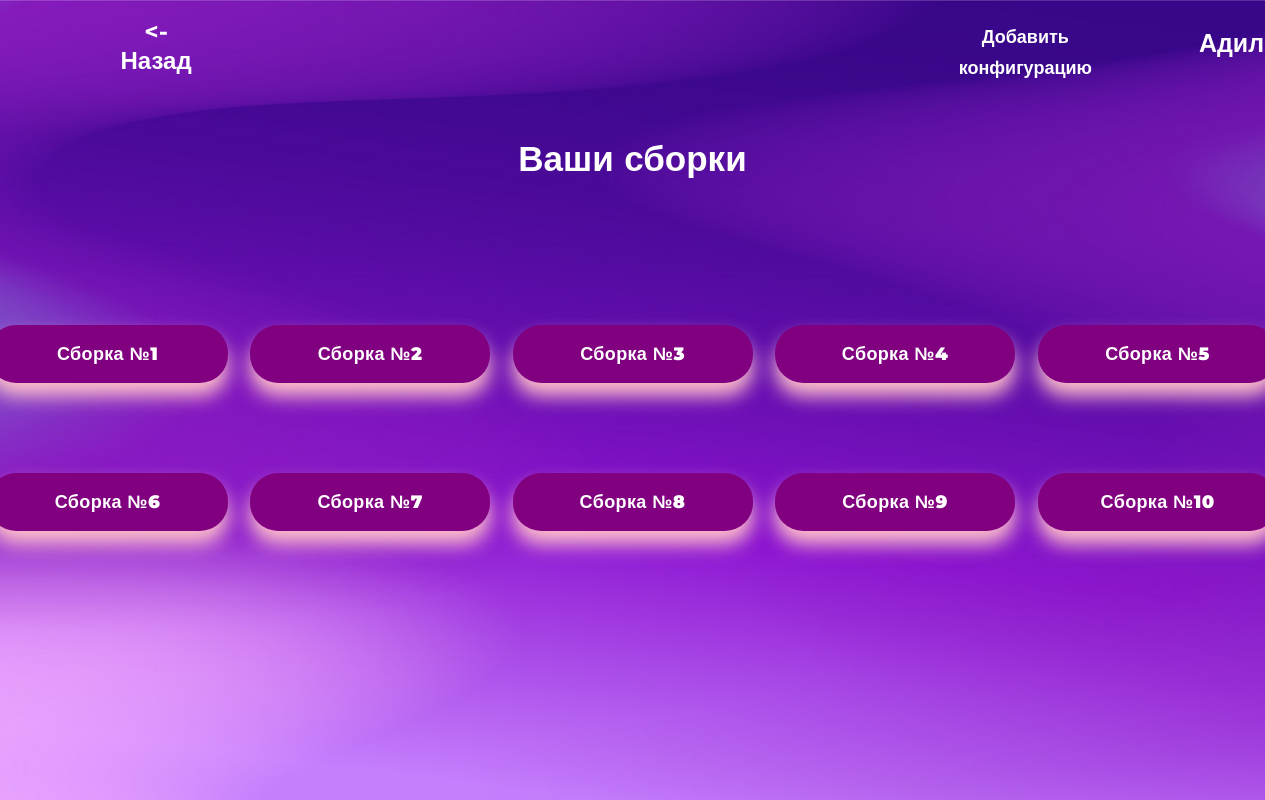
The page /profile (signed in) on the database as committed earlier.
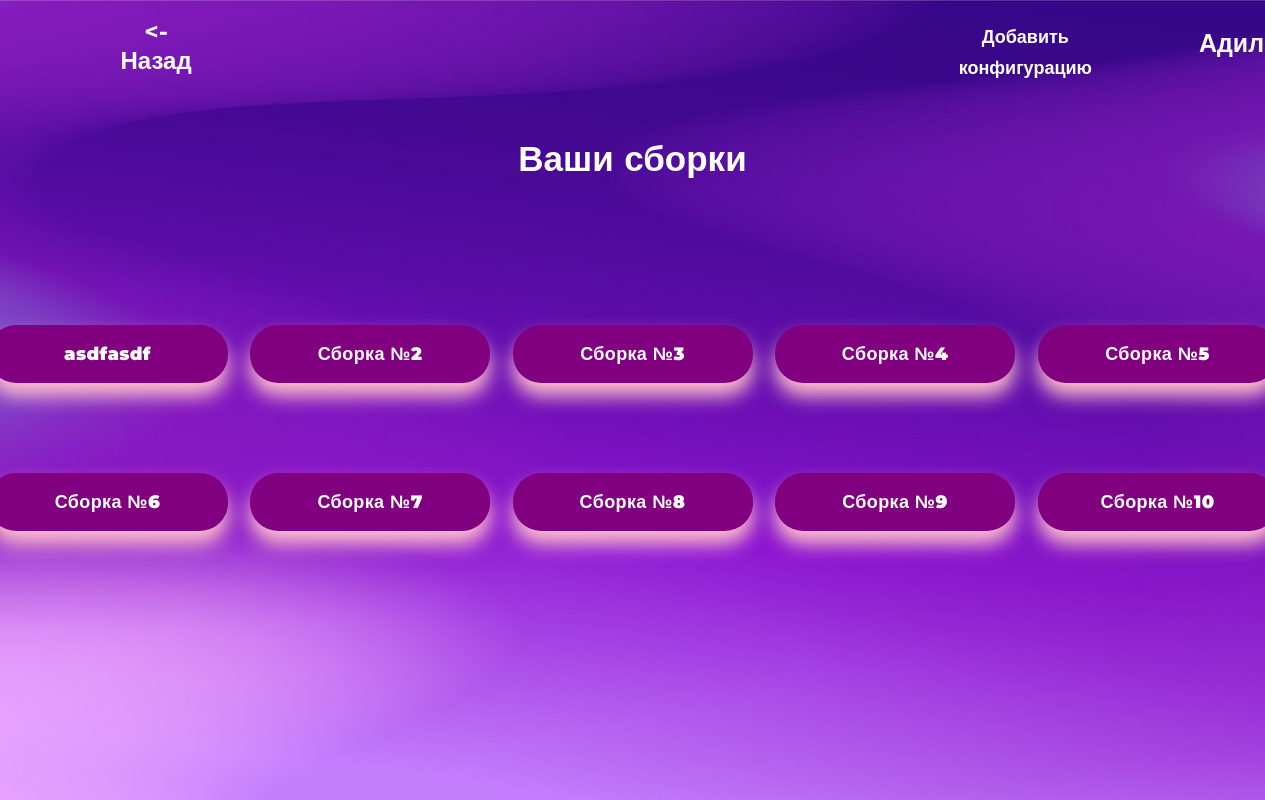
The same page on the database as committed later.
### data/configurations.py (models this page shows, shortened)
class Configuration(SqlAlchemyBase):
    __tablename__ = 'configurations'
    id = sqlalchemy.Column(sqlalchemy.Integer, primary_key=True, autoincrement=True)
    name = sqlalchemy.Column(sqlalchemy.String, nullable=False)
    about = sqlalchemy.Column(sqlalchemy.String, nullable=True)
    cooler = sqlalchemy.Column(sqlalchemy.String, nullable=False)
    cooler_link = sqlalchemy.Column(sqlalchemy.String, nullable=True)
    cooler_price = sqlalchemy.Column(sqlalchemy.String, nullable=False)
    frame = sqlalchemy.Column(sqlalchemy.String, nullable=False)
    frame_link = sqlalchemy.Column(sqlalchemy.String, nullable=True)
    frame_price = sqlalchemy.Column(sqlalchemy.String, nullable=False)
    ssd = sqlalchemy.Column(sqlalchemy.String, nullable=False)
    ssd_link = sqlalchemy.Column(sqlalchemy.String, nullable=True)
    ssd_price = sqlalchemy.Column(sqlalchemy.String, nullable=False)
    cpu = sqlalchemy.Column(sqlalchemy.String, nullable=False)
    cpu_link = sqlalchemy.Column(sqlalchemy.String, nullable=True)
    cpu_price = sqlalchemy.Column(sqlalchemy.String, nullable=False)
    power = sqlalchemy.Column(sqlalchemy.String, nullable=False)
    power_link = sqlalchemy.Column(sqlalchemy.String, nullable=True)
    power_price = sqlalchemy.Column(sqlalchemy.String, nullable=False)
    motherboard = sqlalchemy.Column(sqlalchemy.String, nullable=False)
    motherboard_link = sqlalchemy.Column(sqlalchemy.String, nullable=True)
    motherboard_price = sqlalchemy.Column(sqlalchemy.String, nullable=False)
    gpu = sqlalchemy.Column(sqlalchemy.String, nullable=False)
    gpu_link = sqlalchemy.Column(sqlalchemy.String, nullable=True)
    gpu_price = sqlalchemy.Column(sqlalchemy.String, nullable=False)
    ram = sqlalchemy.Column(sqlalchemy.String, nullable=False)
    ram_link = sqlalchemy.Column(sqlalchemy.String, nullable=True)
    ram_price = sqlalchemy.Column(sqlalchemy.String, nullable=False)
    comment = sqlalchemy.Column(sqlalchemy.String, nullable=True)
    user_id = sqlalchemy.Column(sqlalchemy.Integer, sqlalchemy.ForeignKey('users.id'))
    total_price = sqlalchemy.Column(sqlalchemy.Integer, nullable=False)
    user = orm.relationship('User')

### main.py (the view)
@app.route('/profile')
def show_profile():
    db_sess = db_session.create_session()
    configs = db_sess.query(Configuration).filter(Configuration.user == current_user).all()
    print(123424123412341234)
    return render_template('profile.html', configs=configs)

### data/db_session.py (called while the page is built)
def create_session() -> Session:
    global __factory
    return __factory()

### main.py (called while the page is built)
@login_manager.user_loader
def load_user(user_id):
    db_sess = db_session.create_session()
    return db_sess.query(User).get(user_id)

### templates/profile.html (shortened to what the changed rows need)
<!DOCTYPE html>
<html lang="en">
    <head>
        <link rel="stylesheet" href="../static/css/profile.css">
    </head>
    <body>
        <div class="mainpage">
            <header class="header">
                <h1 class="cap">Ваши сборки</h1>
                <div class="configs">
                    <div class="catalog">
                            <div class="catalog__item">
                                {% if configs[0]%}
                                    <a class="btn product__btn" href="/show/{{ configs[0].id }}">{{ configs[0].name }}</a>
                                {% else %}
                                    <a class="btn product__btn" href="/add_configuration">Сборка №1</a>
                                {% endif %}
                                {% if configs[1]%}
                                    <a class="btn product__btn" href="/show/{{ configs[1].id }}">{{ configs[1].name }}</a>
                                {% else %}
                                    <a class="btn product__btn" href="/add_configuration">Сборка №2</a>
                                {% endif %}
                                {% if configs[2]%}
                                    <a class="btn product__btn" href="/show/{{ configs[2].id }}">{{ configs[2].name }}</a>
                                {% else %}
                                    <a class="btn product__btn" href="/add_configuration">Сборка №3</a>
                                {% endif %}
                                {% if configs[3]%}
                                    <a class="btn product__btn" href="/show/{{ configs[3].id }}">{{ configs[3].name }}</a>
                                {% else %}
                                    <a class="btn product__btn" href="/add_configuration">Сборка №4</a>
                                {% endif %}
                                {% if configs[4]%}
                                    <a class="btn product__btn" href="/show/{{ configs[4].id }}">{{ configs[4].name }}</a>
                                {% else %}
                                    <a class="btn product__btn" href="/add_configuration">Сборка №5</a>
                                {% endif %}
                            </div>
                    </div>
                </div>
            </header>
        </div>
    </body>
</html>

Rows that differ between the two databases and show on the page:
added Configuration: name "asdfasdf"
Other text that changed with them:
text no longer shown: "Сборка №1"
